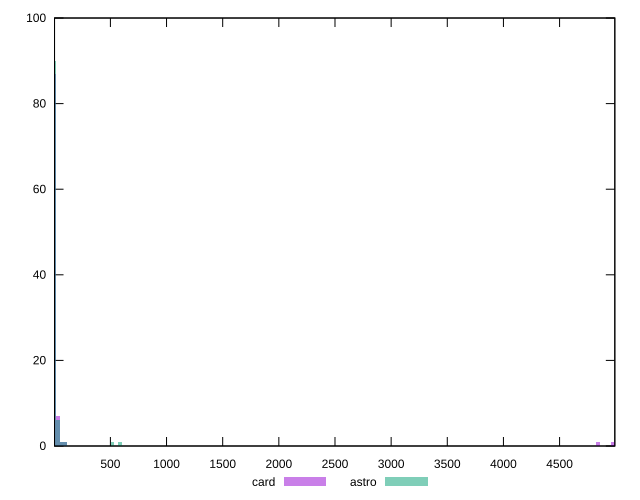

gnuplot code for this plot:
reset

$card <<EOF
4973.107650135642 1
5005.611621705156 1
4843.091763857586 1
0 87
32.503971569514 7
97.51191470854201 1
65.007943139028 1
EOF

$astro <<EOF
520.063545112224 1
585.071488251252 1
0 90
97.51191470854201 1
32.503971569514 6
65.007943139028 1
EOF

set key outside below
set boxwidth 32.503971569514
set xrange [2.508:4991.923]
set yrange [0:100]
set trange [0:100]
set style fill transparent solid 0.5 noborder
set terminal svg size 640, 500 enhanced background rgb 'white'
set output "report/report_00029_2021-02-24T13-36-40.390Z/server-response-time/comparison/histogram/2_vs_3.svg"

plot $card title "card" with boxes, \
     $astro title "astro" with boxes

reset
